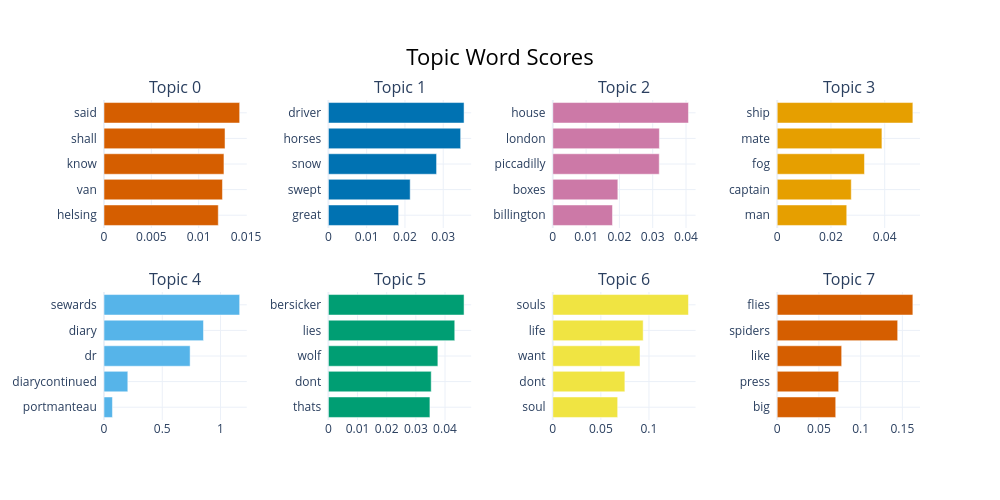

Write notebook code for a chart like this one.
### Markdown cell above
##### Topic Barchart

### Code cell
topic_model.visualize_barchart()

### Figure 1 — Plotly figure (JSON) as saved in the notebook; plotly's stock layout.template omitted (floating-point values rounded to 4 significant figures)
{"data": [{"marker": {"color": "#D55E00"}, "orientation": "h", "type": "bar", "x": [0.01207, 0.01251, 0.01267, 0.01278, 0.01433], "xaxis": "x", "y": ["helsing  ", "van  ", "know  ", "shall  ", "said  "], "yaxis": "y"}, {"marker": {"color": "#0072B2"}, "orientation": "h", "type": "bar", "x": [0.01835, 0.02137, 0.02826, 0.03456, 0.03545], "xaxis": "x2", "y": ["great  ", "swept  ", "snow  ", "horses  ", "driver  "], "yaxis": "y2"}, {"marker": {"color": "#CC79A7"}, "orientation": "h", "type": "bar", "x": [0.01792, 0.01953, 0.03196, 0.03201, 0.04074], "xaxis": "x3", "y": ["billington  ", "boxes  ", "piccadilly  ", "london  ", "house  "], "yaxis": "y3"}, {"marker": {"color": "#E69F00"}, "orientation": "h", "type": "bar", "x": [0.02588, 0.02756, 0.03248, 0.03897, 0.05048], "xaxis": "x4", "y": ["man  ", "captain  ", "fog  ", "mate  ", "ship  "], "yaxis": "y4"}, {"marker": {"color": "#56B4E9"}, "orientation": "h", "type": "bar", "x": [0.07242, 0.2044, 0.7391, 0.8538, 1.164], "xaxis": "x5", "y": ["portmanteau  ", "diarycontinued  ", "dr  ", "diary  ", "sewards  "], "yaxis": "y5"}, {"marker": {"color": "#009E73"}, "orientation": "h", "type": "bar", "x": [0.03482, 0.03527, 0.03755, 0.04334, 0.04654], "xaxis": "x6", "y": ["thats  ", "dont  ", "wolf  ", "lies  ", "bersicker  "], "yaxis": "y6"}, {"marker": {"color": "#F0E442"}, "orientation": "h", "type": "bar", "x": [0.06747, 0.07495, 0.0907, 0.09399, 0.1411], "xaxis": "x7", "y": ["soul  ", "dont  ", "want  ", "life  ", "souls  "], "yaxis": "y7"}, {"marker": {"color": "#D55E00"}, "orientation": "h", "type": "bar", "x": [0.07012, 0.07367, 0.07726, 0.1444, 0.1626], "xaxis": "x8", "y": ["big  ", "press  ", "like  ", "spiders  ", "flies  "], "yaxis": "y8"}], "layout": {"annotations": [{"font": {"size": 16}, "showarrow": false, "text": "Topic 0", "x": 0.0875, "xanchor": "center", "xref": "paper", "y": 1, "yanchor": "bottom", "yref": "paper"}, {"font": {"size": 16}, "showarrow": false, "text": "Topic 1", "x": 0.3625, "xanchor": "center", "xref": "paper", "y": 1, "yanchor": "bottom", "yref": "paper"}, {"font": {"size": 16}, "showarrow": false, "text": "Topic 2", "x": 0.6375, "xanchor": "center", "xref": "paper", "y": 1, "yanchor": "bottom", "yref": "paper"}, {"font": {"size": 16}, "showarrow": false, "text": "Topic 3", "x": 0.9125, "xanchor": "center", "xref": "paper", "y": 1, "yanchor": "bottom", "yref": "paper"}, {"font": {"size": 16}, "showarrow": false, "text": "Topic 4", "x": 0.0875, "xanchor": "center", "xref": "paper", "y": 0.4, "yanchor": "bottom", "yref": "paper"}, {"font": {"size": 16}, "showarrow": false, "text": "Topic 5", "x": 0.3625, "xanchor": "center", "xref": "paper", "y": 0.4, "yanchor": "bottom", "yref": "paper"}, {"font": {"size": 16}, "showarrow": false, "text": "Topic 6", "x": 0.6375, "xanchor": "center", "xref": "paper", "y": 0.4, "yanchor": "bottom", "yref": "paper"}, {"font": {"size": 16}, "showarrow": false, "text": "Topic 7", "x": 0.9125, "xanchor": "center", "xref": "paper", "y": 0.4, "yanchor": "bottom", "yref": "paper"}], "height": 500, "hoverlabel": {"bgcolor": "white", "font": {"family": "Rockwell", "size": 16}}, "showlegend": false, "title": {"font": {"color": "Black", "size": 22}, "text": "Topic Word Scores", "x": 0.5, "xanchor": "center", "yanchor": "top"}, "width": 1000, "xaxis": {"anchor": "y", "domain": [0, 0.175], "showgrid": true}, "xaxis2": {"anchor": "y2", "domain": [0.275, 0.45], "showgrid": true}, "xaxis3": {"anchor": "y3", "domain": [0.55, 0.725], "showgrid": true}, "xaxis4": {"anchor": "y4", "domain": [0.825, 1], "showgrid": true}, "xaxis5": {"anchor": "y5", "domain": [0, 0.175], "showgrid": true}, "xaxis6": {"anchor": "y6", "domain": [0.275, 0.45], "showgrid": true}, "xaxis7": {"anchor": "y7", "domain": [0.55, 0.725], "showgrid": true}, "xaxis8": {"anchor": "y8", "domain": [0.825, 1], "showgrid": true}, "yaxis": {"anchor": "x", "domain": [0.6, 1], "showgrid": true}, "yaxis2": {"anchor": "x2", "domain": [0.6, 1], "showgrid": true}, "yaxis3": {"anchor": "x3", "domain": [0.6, 1], "showgrid": true}, "yaxis4": {"anchor": "x4", "domain": [0.6, 1], "showgrid": true}, "yaxis5": {"anchor": "x5", "domain": [0, 0.4], "showgrid": true}, "yaxis6": {"anchor": "x6", "domain": [0, 0.4], "showgrid": true}, "yaxis7": {"anchor": "x7", "domain": [0, 0.4], "showgrid": true}, "yaxis8": {"anchor": "x8", "domain": [0, 0.4], "showgrid": true}}}
